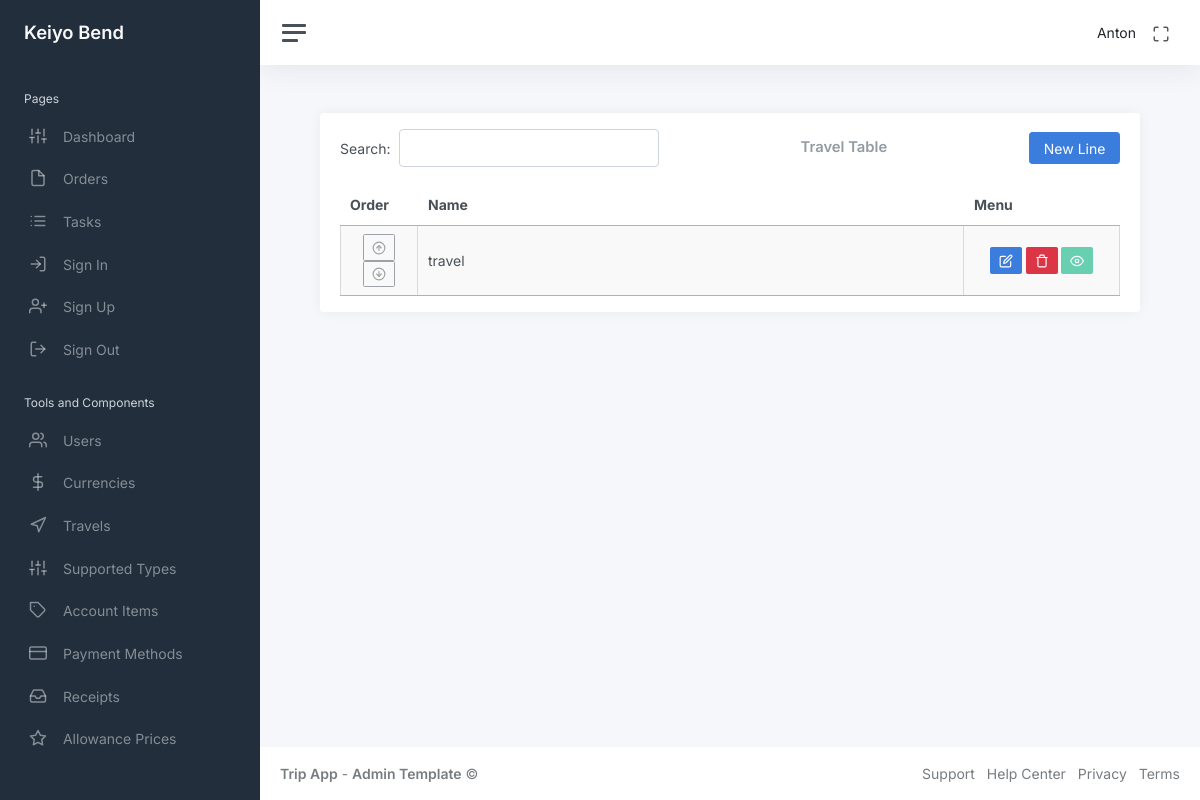
/admin_menu/travel_table (signed in), run on an earlier commit of the app's database.
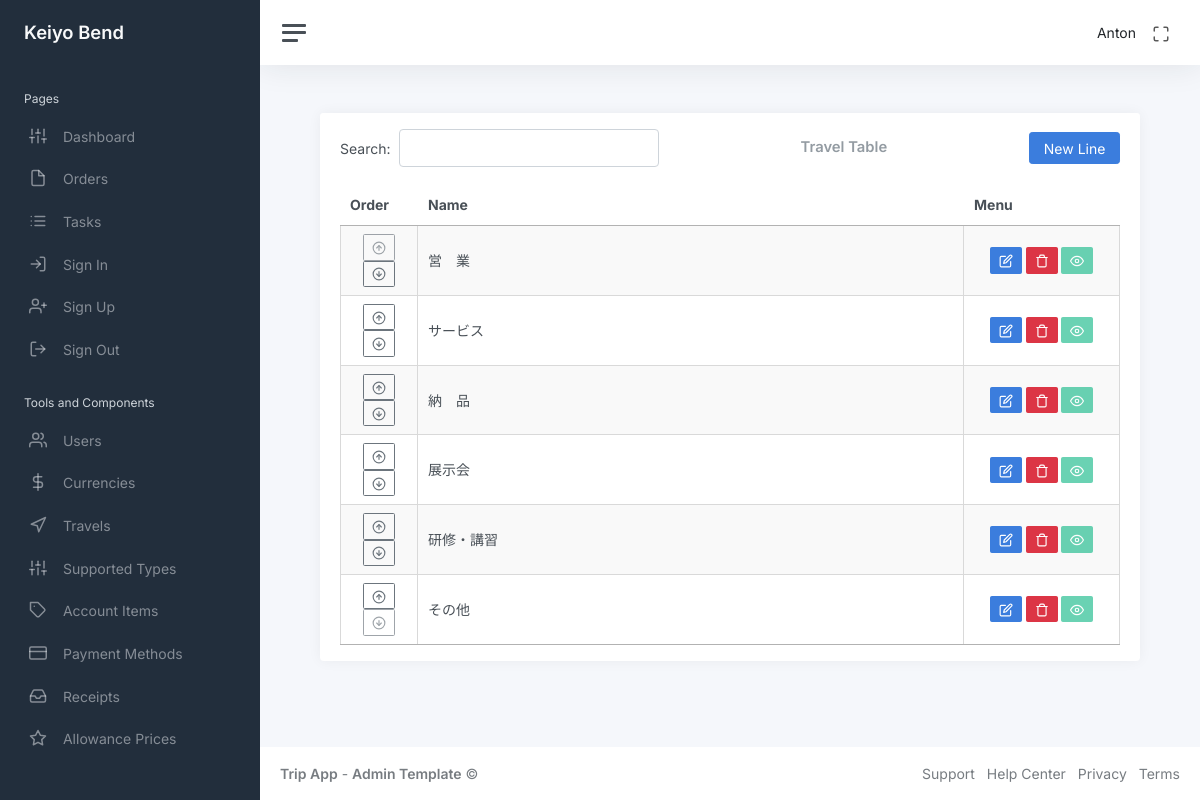
And on a later commit of the database.
### app/admin/models/travel.py (models this page shows, shortened)
class Travel(db.Model):
    id: so.Mapped[int] = so.mapped_column(primary_key=True)
    travelName: so.Mapped[str] = so.mapped_column(sa.String(), nullable=False, default=None)
    is_show: so.Mapped[bool] = so.mapped_column(sa.Boolean(), default=True, index=True)
    order: so.Mapped[int] = so.mapped_column(sa.Integer(), nullable=False, index=True, default=1)
    orders = db.relationship("Order", back_populates="travels_id", cascade="all, delete-orphan")

### app/admin/routes/travels/travel_table.py (the view)
@bp.route("/admin_menu/travel_table")
@login_required
def travel_table():
    travels = db.session.scalars(sa.select(Travel).order_by(Travel.order)).all()
    return render_template("admin/travel_table.html", title="Travel Table", travels=travels)

### app/auth/models/user.py (called while the page is built)
@login.user_loader
def load_user(id):
    return db.session.get(User, int(id))

### app/admin/templates/admin/travel_table.html (shortened to what this page needs)
<!DOCTYPE html>
{% extends "main/base.html" %}
{% block content %}
<link rel="stylesheet" href="{{ url_for('admin.static', filename='css/travel_table_style.css') }}">
<div class="container-fluid p-0">
    <div class="row">
        <div class="col-md-12 ms-sm-auto col-lg-12 px-md-4">
            <div class="card flex-fill">
                <div class="card-header py-3">
                    <div class="d-flex justify-content-between align-items-center">
                        <div id="datatableSearch"></div>
                        <h3 class="card-title mb-0">Travel Table</h3>
                        <button class="btn btn-primary btn-add" id="btn-add">New Line</button>
                    </div>
                </div>
                <div class="card-body py-0 mb-3">
                    <table class="display cell-border" style="width: 100%" id="travelTable">
                        <thead>
                            <tr style="text-align: center;">
                                <th class="col-order">Order</th>
                                <th class="col-name">Name</th>
                                <th class="col-menu">Menu</th>
                            </tr>
                        </thead>
                        <tbody>
                            {% for travel in travels %}
                            <tr data-id="{{ travel.id }}" data-order="{{ travel.order }}">
                                <td style="text-align:center">
                                    <button class="btn btn-sm btn-outline-secondary move-up"><i class="align-middle"
                                            data-feather="arrow-up-circle"></i></button>
                                    <button class="btn btn-sm btn-outline-secondary move-down"><i class="align-middle"
                                            data-feather="arrow-down-circle"></i></button>
                                </td>
                                <td class="view-mode travel-cell">{{ travel.travelName }}</td>
                                <td style="text-align:center">
                                    <button class="btn btn-primary btn-sm btn-edit"><i class="align-middle"
                                            data-feather="edit"></i></button>
                                    <button class="btn btn-danger btn-sm btn-delete"><i class="align-middle"
                                            data-feather="trash"></i></button>
                                    <button
                                        class="btn btn-sm btn-show-travel {{ 'btn-success' if travel.is_show else 'btn-danger' }}"
                                        disabled>
                                        {% if travel.is_show %}
                                        <i class="align-middle" data-feather="eye"></i>
                                        {% else %}
                                        <i class="align-middle" data-feather="eye-off"></i>
                                        {% endif %}
                                    </button>
                                </td>
                            </tr>
                            {% endfor %}
                        </tbody>
                    </table>
                </div>
            </div>
        </div>
    </div>
</div>
{% endblock %}

What changed in the data, as far as the page shows it:
changed Travel (number 1 of 6 on the later page): travelName "travel" → "営 業"
added Travel: travelName "サービス", is_show True (drawn)
added Travel: travelName "納 品", is_show True (drawn)
added Travel: travelName "展示会", is_show True (drawn)
added Travel: travelName "研修・講習", is_show True (drawn)
added Travel: travelName "その他", is_show True (drawn)
